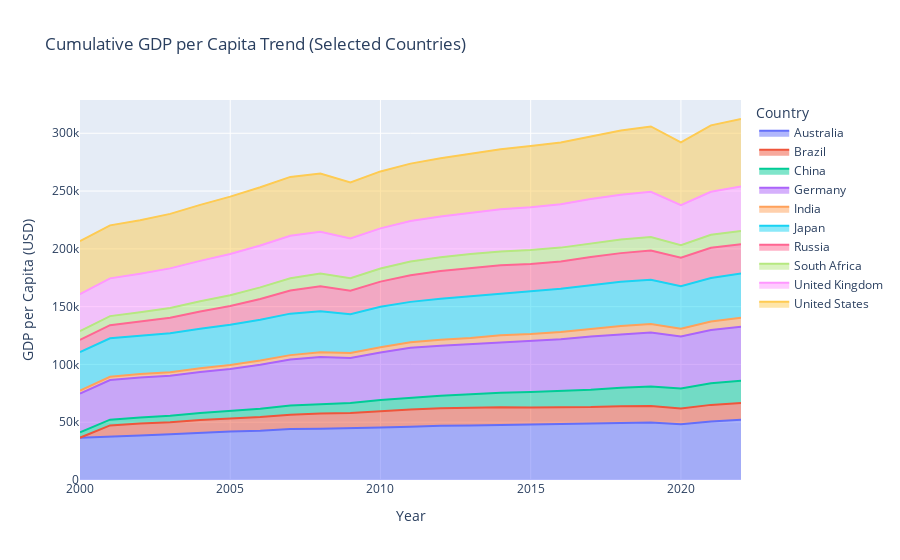

The notebook cell this image was saved under:
### Code cell
# Create an area chart for selected countries
fig = px.area(
    filtered_data,
    x="Year",
    y="GDP_per_capita",
    color="Country",
    title="Cumulative GDP per Capita Trend (Selected Countries)",
    labels={"GDP_per_capita": "GDP per Capita (USD)", "Year": "Year"},
    template="plotly"
)
fig.show()

### Figure 1 — Plotly figure (JSON) as saved in the notebook; plotly's stock layout.template omitted (floating-point values rounded to 4 significant figures)
{"data": [{"fillpattern": {"shape": ""}, "hovertemplate": "Country=Australia<br>Year=%{x}<br>GDP per Capita (USD)=%{y}<extra></extra>", "legendgroup": "Australia", "line": {"color": "#636efa"}, "marker": {"symbol": "circle"}, "mode": "lines", "name": "Australia", "orientation": "v", "showlegend": true, "stackgroup": "1", "type": "scatter", "x": [2000, 2001, 2002, 2003, 2004, 2005, 2006, 2007, 2008, 2009, 2010, 2011, 2012, 2013, 2014, 2015, 2016, 2017, 2018, 2019, 2020, 2021, 2022], "xaxis": "x", "y": [36600.0, 37280.0, 38570.0, 39520.0, 40890.0, 41900.0, 42650.0, 44030.0, 44420.0, 44690.0, 45400.0, 46132, 47050.0, 47260.0, 47750.0, 48150.0, 48680.0, 49000.0, 49610.0, 49810.0, 48270.0, 50700.0, 52050.0], "yaxis": "y"}, {"fillpattern": {"shape": ""}, "hovertemplate": "Country=Brazil<br>Year=%{x}<br>GDP per Capita (USD)=%{y}<extra></extra>", "legendgroup": "Brazil", "line": {"color": "#EF553B"}, "marker": {"symbol": "circle"}, "mode": "lines", "name": "Brazil", "orientation": "v", "showlegend": true, "stackgroup": "1", "type": "scatter", "x": [2001, 2002, 2003, 2004, 2005, 2006, 2007, 2008, 2009, 2010, 2011, 2012, 2013, 2014, 2015, 2016, 2017, 2018, 2019, 2020, 2021, 2022], "xaxis": "x", "y": [9953.0, 10250.0, 10350.0, 10950.0, 11310.0, 11770.0, 12500.0, 13160.0, 13180.0, 14220.0, 14831, 14990.0, 15310.0, 15250.0, 14580.0, 13990.0, 14060.0, 14200.0, 14260.0, 13690.0, 14290.0, 14640.0], "yaxis": "y"}, {"fillpattern": {"shape": ""}, "hovertemplate": "Country=China<br>Year=%{x}<br>GDP per Capita (USD)=%{y}<extra></extra>", "legendgroup": "China", "line": {"color": "#00cc96"}, "marker": {"symbol": "circle"}, "mode": "lines", "name": "China", "orientation": "v", "showlegend": true, "stackgroup": "1", "type": "scatter", "x": [2000, 2001, 2002, 2003, 2004, 2005, 2006, 2007, 2008, 2009, 2010, 2011, 2012, 2013, 2014, 2015, 2016, 2017, 2018, 2019, 2020, 2021, 2022], "xaxis": "x", "y": [4730.0, 4995.0, 5343.0, 5649.0, 6068.0, 6627.0, 7271.0, 7896.0, 8190.0, 8734.0, 9658.0, 10221, 10950.0, 11730.0, 12520.0, 13330.0, 14140.0, 15030.0, 15980.0, 16880.0, 17230.0, 18670.0, 19240.0], "yaxis": "y"}, {"fillpattern": {"shape": ""}, "hovertemplate": "Country=Germany<br>Year=%{x}<br>GDP per Capita (USD)=%{y}<extra></extra>", "legendgroup": "Germany", "line": {"color": "#ab63fa"}, "marker": {"symbol": "circle"}, "mode": "lines", "name": "Germany", "orientation": "v", "showlegend": true, "stackgroup": "1", "type": "scatter", "x": [2000, 2001, 2002, 2003, 2004, 2005, 2006, 2007, 2008, 2009, 2010, 2011, 2012, 2013, 2014, 2015, 2016, 2017, 2018, 2019, 2020, 2021, 2022], "xaxis": "x", "y": [33370.0, 34260.0, 34590.0, 34720.0, 35530.0, 36210.0, 38010.0, 39750.0, 40720.0, 38960.0, 41110.0, 43189, 43290.0, 43360.0, 44130.0, 44410.0, 45030.0, 46070.0, 46380.0, 46760.0, 45000.0, 46160.0, 46650.0], "yaxis": "y"}, {"fillpattern": {"shape": ""}, "hovertemplate": "Country=India<br>Year=%{x}<br>GDP per Capita (USD)=%{y}<extra></extra>", "legendgroup": "India", "line": {"color": "#FFA15A"}, "marker": {"symbol": "circle"}, "mode": "lines", "name": "India", "orientation": "v", "showlegend": true, "stackgroup": "1", "type": "scatter", "x": [2000, 2001, 2002, 2003, 2004, 2005, 2006, 2007, 2008, 2009, 2010, 2011, 2012, 2013, 2014, 2015, 2016, 2017, 2018, 2019, 2020, 2021, 2022], "xaxis": "x", "y": [2753.0, 2838.0, 2871.0, 3036.0, 3213.0, 3397.0, 3629.0, 3871.0, 4031.0, 4271.0, 4526.0, 4768, 4982.0, 5224.0, 5524.0, 5870.0, 6326.0, 6639.0, 7046.0, 7294.0, 6731.0, 7315.0, 7766.0], "yaxis": "y"}, {"fillpattern": {"shape": ""}, "hovertemplate": "Country=Japan<br>Year=%{x}<br>GDP per Capita (USD)=%{y}<extra></extra>", "legendgroup": "Japan", "line": {"color": "#19d3f3"}, "marker": {"symbol": "circle"}, "mode": "lines", "name": "Japan", "orientation": "v", "showlegend": true, "stackgroup": "1", "type": "scatter", "x": [2000, 2001, 2002, 2003, 2004, 2005, 2006, 2007, 2008, 2009, 2010, 2011, 2012, 2013, 2014, 2015, 2016, 2017, 2018, 2019, 2020, 2021, 2022], "xaxis": "x", "y": [33210.0, 33250.0, 33200.0, 33620.0, 34310.0, 34860.0, 35330.0, 35890.0, 35500.0, 33590.0, 35010.0, 34979, 35540.0, 36310.0, 36440.0, 37050.0, 37380.0, 38080.0, 38400.0, 38330.0, 36830.0, 37680.0, 38270.0], "yaxis": "y"}, {"fillpattern": {"shape": ""}, "hovertemplate": "Country=Russia<br>Year=%{x}<br>GDP per Capita (USD)=%{y}<extra></extra>", "legendgroup": "Russia", "line": {"color": "#FF6692"}, "marker": {"symbol": "circle"}, "mode": "lines", "name": "Russia", "orientation": "v", "showlegend": true, "stackgroup": "1", "type": "scatter", "x": [2000, 2001, 2002, 2003, 2004, 2005, 2006, 2007, 2008, 2009, 2010, 2011, 2012, 2013, 2014, 2015, 2016, 2017, 2018, 2019, 2020, 2021, 2022], "xaxis": "x", "y": [10550.0, 11390.0, 12260.0, 13520.0, 14880.0, 16240.0, 18010.0, 20020.0, 21560.0, 20340.0, 21740.0, 23130, 24020.0, 24390.0, 24140.0, 23610.0, 23610.0, 24010.0, 24690.0, 25240.0, 24630.0, 26120.0, 25440.0], "yaxis": "y"}, {"fillpattern": {"shape": ""}, "hovertemplate": "Country=South Africa<br>Year=%{x}<br>GDP per Capita (USD)=%{y}<extra></extra>", "legendgroup": "South Africa", "line": {"color": "#B6E880"}, "marker": {"symbol": "circle"}, "mode": "lines", "name": "South Africa", "orientation": "v", "showlegend": true, "stackgroup": "1", "type": "scatter", "x": [2000, 2001, 2002, 2003, 2004, 2005, 2006, 2007, 2008, 2009, 2010, 2011, 2012, 2013, 2014, 2015, 2016, 2017, 2018, 2019, 2020, 2021, 2022], "xaxis": "x", "y": [7583.0, 7840.0, 8171.0, 8451.0, 8878.0, 9394.0, 9978.0, 10580.0, 10980.0, 10870.0, 11320.0, 11838, 11940.0, 12050.0, 12030.0, 12010.0, 11910.0, 11870.0, 11870.0, 11740.0, 10840.0, 11270.0, 11420.0], "yaxis": "y"}, {"fillpattern": {"shape": ""}, "hovertemplate": "Country=United Kingdom<br>Year=%{x}<br>GDP per Capita (USD)=%{y}<extra></extra>", "legendgroup": "United Kingdom", "line": {"color": "#FF97FF"}, "marker": {"symbol": "circle"}, "mode": "lines", "name": "United Kingdom", "orientation": "v", "showlegend": true, "stackgroup": "1", "type": "scatter", "x": [2000, 2001, 2002, 2003, 2004, 2005, 2006, 2007, 2008, 2009, 2010, 2011, 2012, 2013, 2014, 2015, 2016, 2017, 2018, 2019, 2020, 2021, 2022], "xaxis": "x", "y": [31950.0, 32660.0, 33270.0, 34230.0, 34870.0, 35620.0, 36210.0, 36820.0, 36260.0, 34400.0, 34750.0, 34971, 35240.0, 35660.0, 36520.0, 37100.0, 37590.0, 38280.0, 38700.0, 39110.0, 34650.0, 37130.0, 38410.0], "yaxis": "y"}, {"fillpattern": {"shape": ""}, "hovertemplate": "Country=United States<br>Year=%{x}<br>GDP per Capita (USD)=%{y}<extra></extra>", "legendgroup": "United States", "line": {"color": "#FECB52"}, "marker": {"symbol": "circle"}, "mode": "lines", "name": "United States", "orientation": "v", "showlegend": true, "stackgroup": "1", "type": "scatter", "x": [2000, 2001, 2002, 2003, 2004, 2005, 2006, 2007, 2008, 2009, 2010, 2011, 2012, 2013, 2014, 2015, 2016, 2017, 2018, 2019, 2020, 2021, 2022], "xaxis": "x", "y": [45890.0, 45880.0, 46270.0, 47160.0, 48490.0, 49650.0, 50490.0, 50900.0, 50280.0, 48450.0, 49270.0, 49675, 50440.0, 51010.0, 51800.0, 52810.0, 53300.0, 54150.0, 55450.0, 56470.0, 54380.0, 57520.0, 58490.0], "yaxis": "y"}], "layout": {"autosize": true, "legend": {"title": {"text": "Country"}, "tracegroupgap": 0}, "title": {"text": "Cumulative GDP per Capita Trend (Selected Countries)"}, "xaxis": {"anchor": "y", "autorange": true, "domain": [0, 1], "range": [2000, 2022], "title": {"text": "Year"}, "type": "linear"}, "yaxis": {"anchor": "x", "autorange": true, "domain": [0, 1], "range": [0, 328800.0], "title": {"text": "GDP per Capita (USD)"}, "type": "linear"}}}
